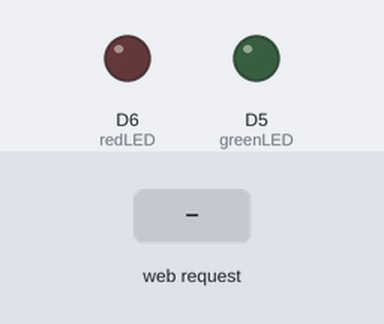
Bench run of a sketch on a simulated ESP8266 (NodeMCU). Shown: output pins drawn as LEDs (lit = HIGH). The inputs (shaded band) are chosen by the test bench. WiFi joins after 1.5 s; servers stay silent unless stated; what the sketch prints to the serial monitor is not drawn.

Above: at 2.7 s.
2.8 s: HTTP request GET /face received
At 3.6 s:
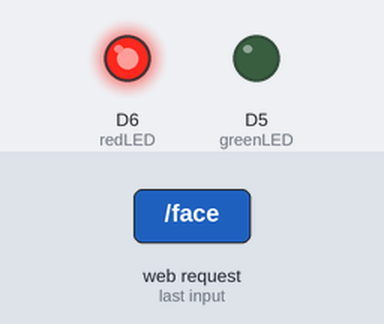
4.3 s: HTTP request GET /face?status=1 received
At 4.8 s:
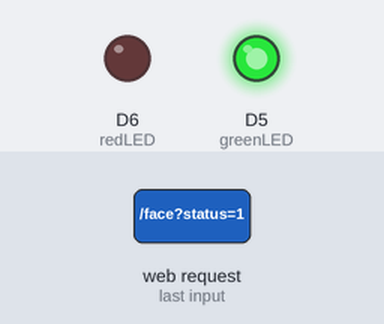
5.8 s: HTTP request GET /face?status=0 received
At 7.1 s:
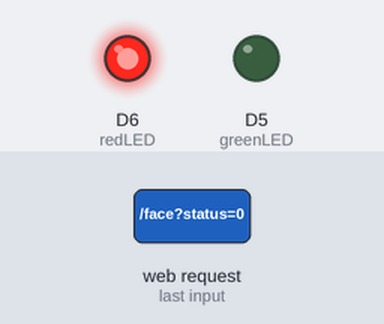
Timing chart, 0 to 8.8 s (numbered marks = the images above; inputs shaded):
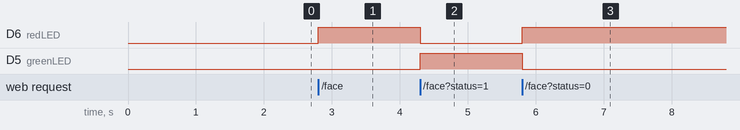

The sketch:

FaceDetection.ino
```cpp
#include <ESP8266WiFi.h>
#include <ESP8266WebServer.h>

const char* ssid = "Your_Wifi_Name";          // 🔁 WiFi பெயர்
const char* password = "Your_Wifi_Password";  // 🔁 WiFi கடவுச்சொல்

ESP8266WebServer server(80);

const int redLED = D6;
const int greenLED = D5;

void setup() {
  Serial.begin(115200);
  WiFi.begin(ssid, password);

  pinMode(redLED, OUTPUT);
  pinMode(greenLED, OUTPUT);

  Serial.print("Connecting");
  while (WiFi.status() != WL_CONNECTED) {
    delay(500);
    Serial.print(".");
  }

  Serial.println("\nConnected! IP:");
  Serial.println(WiFi.localIP());

  server.on("/face", []() {
    String status = server.arg("status");
    if (status == "1") {
      digitalWrite(greenLED, HIGH);
      digitalWrite(redLED, LOW);
    } else {
      digitalWrite(greenLED, LOW);
      digitalWrite(redLED, HIGH);
    }
    server.send(200, "text/plain", "OK");
  });

  server.begin();
}

void loop() {
  server.handleClient();
}
```

Measured:
- after the input at 2.8 s, D6 (redLED): LOW → HIGH at once
- after the input at 4.3 s, D6 (redLED): HIGH → LOW at once; D5 (greenLED): LOW → HIGH at once
- after the input at 5.8 s, D6 (redLED): LOW → HIGH at once; D5 (greenLED): HIGH → LOW at once
